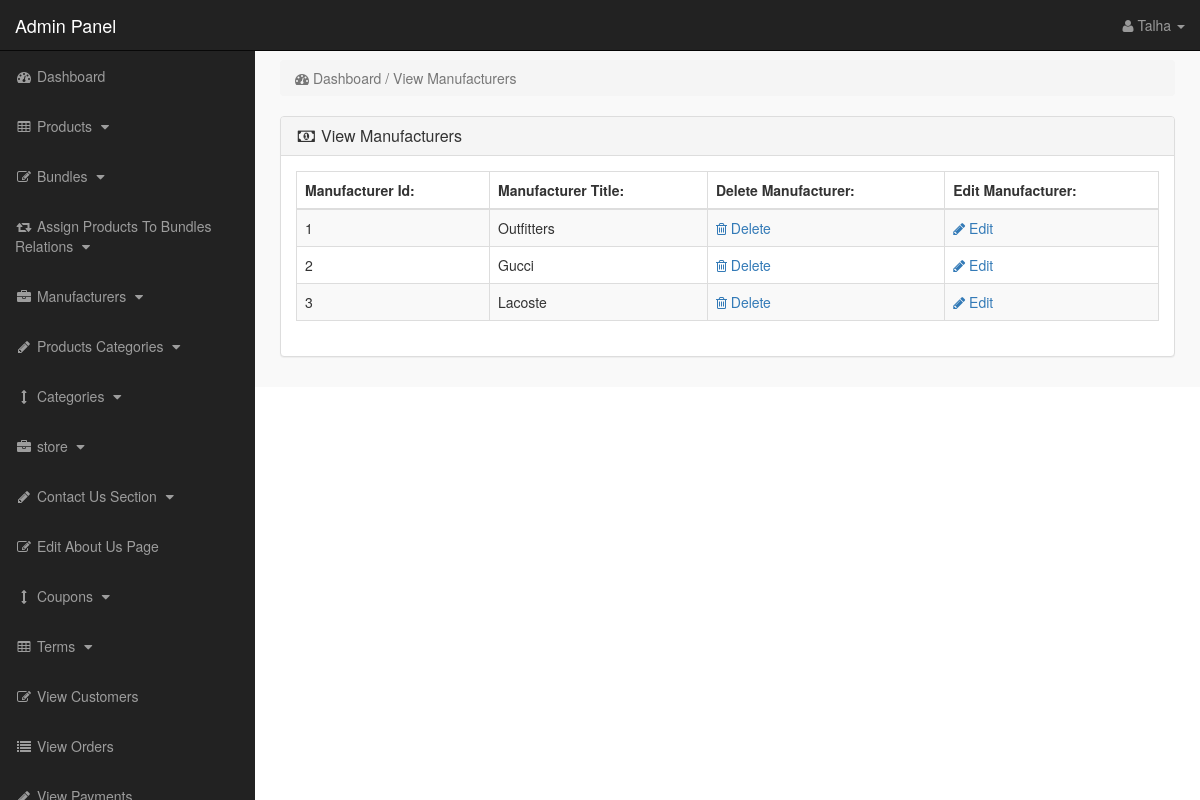
Screenshot of /admin_area/index.php?view_manufacturers (signed in) with the database file from the repository.
### tables this page shows
CREATE TABLE `manufacturers` (
  `manufacturer_id` int(10) NOT NULL,
  `manufacturer_title` text NOT NULL,
  `manufacturer_top` text NOT NULL,
  `manufacturer_image` text NOT NULL
);

### admin_area/view_manufacturers.php (the view)
<?php
if(!isset($_SESSION['admin_email'])){
echo "<script>window.open('login.php','_self')</script>";
}
else {
?>
<div class="row">
<div class="col-lg-12">
<ol class="breadcrumb">
<li class="active">
<i class="fa fa-dashboard"></i> Dashboard / View Manufacturers
</li>
</ol>
</div>
</div>
<div class="row">
<div class="col-lg-12">
<div class="panel panel-default">
<div class="panel-heading">
<h3 class="panel-title">
<i class="fa fa-money fa-fw"></i> View Manufacturers
</h3>
</div>
<div class="panel-body">
<div class="table-responsive">
<table class="table table-bordered table-hover table-striped">
<thead>
<tr>
<th>Manufacturer Id:</th>
<th>Manufacturer Title:</th>
<th>Delete Manufacturer:</th>
<th>Edit Manufacturer:</th>
</tr>
</thead>
<tbody>
<?php
$i = 0;
$get_manufacturers = "select * from manufacturers";
$run_manufacturers = mysqli_query($con,$get_manufacturers);
while($row_manufacturers = mysqli_fetch_array($run_manufacturers)){
$manufacturer_id = $row_manufacturers['manufacturer_id'];
$manufacturer_title = $row_manufacturers['manufacturer_title'];
$i++;
?>
<tr>
<td><?php echo $i; ?></td>
<td><?php echo $manufacturer_title; ?></td>
<td>
<a href="index.php?delete_manufacturer=<?php echo $manufacturer_id; ?>">
<i class="fa fa-trash-o"></i> Delete
</a>
</td>
<td>
<a href="index.php?edit_manufacturer=<?php echo $manufacturer_id; ?>">
<i class="fa fa-pencil"></i> Edit
</a>
</td>
</tr>
<?php } ?>
</tbody>
</table>
</div>
</div>
</div>
</div>
</div>
<?php } ?>

### admin_area/includes/sidebar.php (shortened to what this page needs)
<?php
if(!isset($_SESSION['admin_email'])){
echo "<script>window.open('login.php','_self')</script>";
}
else {
?>
<nav class="navbar navbar-inverse navbar-fixed-top" >
<div class="navbar-header" >
<a class="navbar-brand" href="index.php?dashboard" >Admin Panel</a>
</div>
<ul class="nav navbar-right top-nav" >
<li class="dropdown" >
<a href="#" class="dropdown-toggle" data-toggle="dropdown" >
<i class="fa fa-user" ></i>
<?php echo $admin_name; ?> <b class="caret" ></b>
</a>
</li>
</ul>
<div class="collapse navbar-collapse navbar-ex1-collapse">
<ul class="nav navbar-nav side-nav">
<li>
<a href="index.php?dashboard">
<i class="fa fa-fw fa-dashboard"></i> Dashboard
</a>
</li>
<li>
<a href="#" data-toggle="collapse" data-target="#products">
<i class="fa fa-fw fa-table"></i> Products
<i class="fa fa-fw fa-caret-down"></i>
</a>
</li>
<li>
<a href="#" data-toggle="collapse" data-target="#bundles">
<i class="fa fa-fw fa-edit"></i> Bundles
<i class="fa fa-fw fa-caret-down"></i>
</a>
</li>
<li>
<a href="#" data-toggle="collapse" data-target="#relations">
<i class="fa fa-fw fa-retweet"></i> Assign Products To Bundles Relations
<i class="fa fa-fw fa-caret-down"></i>
</a>
</li>
<li>
<a href="#" data-toggle="collapse" data-target="#manufacturers">
<i class="fa fa-fw fa-briefcase"></i> Manufacturers
<i class="fa fa-fw fa-caret-down"></i>
</a>
</li>
<li>
<a href="#" data-toggle="collapse" data-target="#p_cat">
<i class="fa fa-fw fa-pencil"></i> Products Categories
<i class="fa fa-fw fa-caret-down"></i>
</a>
</li>
<li>
<a href="#" data-toggle="collapse" data-target="#cat">
<i class="fa fa-fw fa-arrows-v"></i> Categories
<i class="fa fa-fw fa-caret-down"></i>
</a>
</li>
<li>
<a href="#" data-toggle="collapse" data-target="#store">
<i class="fa fa-fw fa-briefcase"></i> store
<i class="fa fa-fw fa-caret-down"></i>
</a>
</li>
<li>
<a href="#" data-toggle="collapse" data-target="#contact_us">
<i class="fa fa-fw fa-pencil"> </i> Contact Us Section
<i class="fa fa-fw fa-caret-down"></i>
</a>
</li>
<li>
<a href="index.php?edit_about_us">
<i class="fa fa-fw fa-edit"></i> Edit About Us Page
</a>
</li>
<li>
<a href="#" data-toggle="collapse" data-target="#coupons">
<i class="fa fa-fw fa-arrows-v"></i> Coupons
<i class="fa fa-fw fa-caret-down"></i>
</a>
</li>
<li>
<a href="#" data-toggle="collapse" data-target="#terms" >
<i class="fa fa-fw fa-table"></i> Terms
<i class="fa fa-fw fa-caret-down"></i>
</a>
</li>
<li>
<a href="index.php?view_customers">
<i class="fa fa-fw fa-edit"></i> View Customers
</a>
</li>
<li>
<a href="index.php?view_orders">
<i class="fa fa-fw fa-list"></i> View Orders
</a>
</li>
<li>
<a href="index.php?view_payments">
<i class="fa fa-fw fa-pencil"></i> View Payments
</a>
</li>
</ul>
</div>
</nav>
<?php } ?>

### admin_area/css/style.css (style rules this page uses)
body { margin-top:100px; }
@media (min-width: 768px) { body { margin-top:50px; } }
.top-nav { padding:0 15px; }
.top-nav>li { display:inline-block; float:left; }
.top-nav>li>a { padding-top:15px; padding-bottom:15px; line-height:20px; color:#999; }
@media (min-width: 768px) { .side-nav { position:fixed; top:51px; width:255px; border-radius:0; overflow-y:auto; background-color: #222; bottom:0; overflow-x:hidden; padding-bottom:40px; } }
@media (min-width: 768px) { .side-nav>li>a { width:255px; } }
.panel-body { border-radius:5px; }

### rows the page displays
manufacturers: manufacturer_title "Outfitters"
manufacturers: manufacturer_title "Gucci"
manufacturers: manufacturer_title "Lacoste"

### other values shown
$admin_name "Talha"
